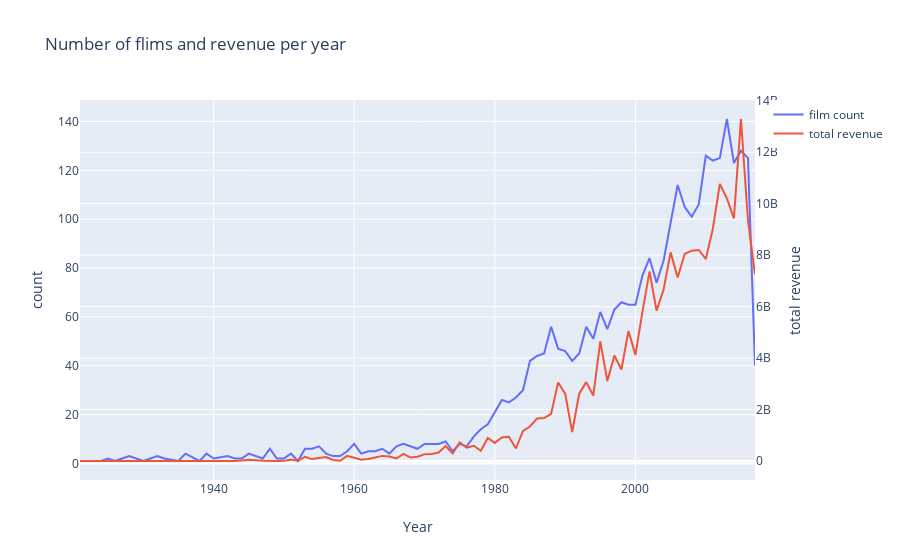

The cell this chart's notebook holds for it:
### Markdown cell above
###Number of Films and Revenue Per Year

### Code cell
#d1 = train['release_date_year'].value.counts().sort_index()
d1=train['release_date_year'].value_counts().sort_index()
d2 = train.groupby(['release_date_year'])['revenue'].sum()

data = [go.Scatter (x=d1.index,y=d1.values,name='film count'),
       go.Scatter(x=d2.index, y=d2.values,name='total revenue',yaxis='y2')]

layout = go.Layout(dict(title = 'Number of flims and revenue per year',
                       xaxis = dict(title = 'Year'),
                       yaxis = dict(title = 'count'),
                       yaxis2=dict(title='total revenue',overlaying='y', side='right')),
                       legend=dict(orientation='v'))
py.iplot(dict(data=data, layout=layout))
